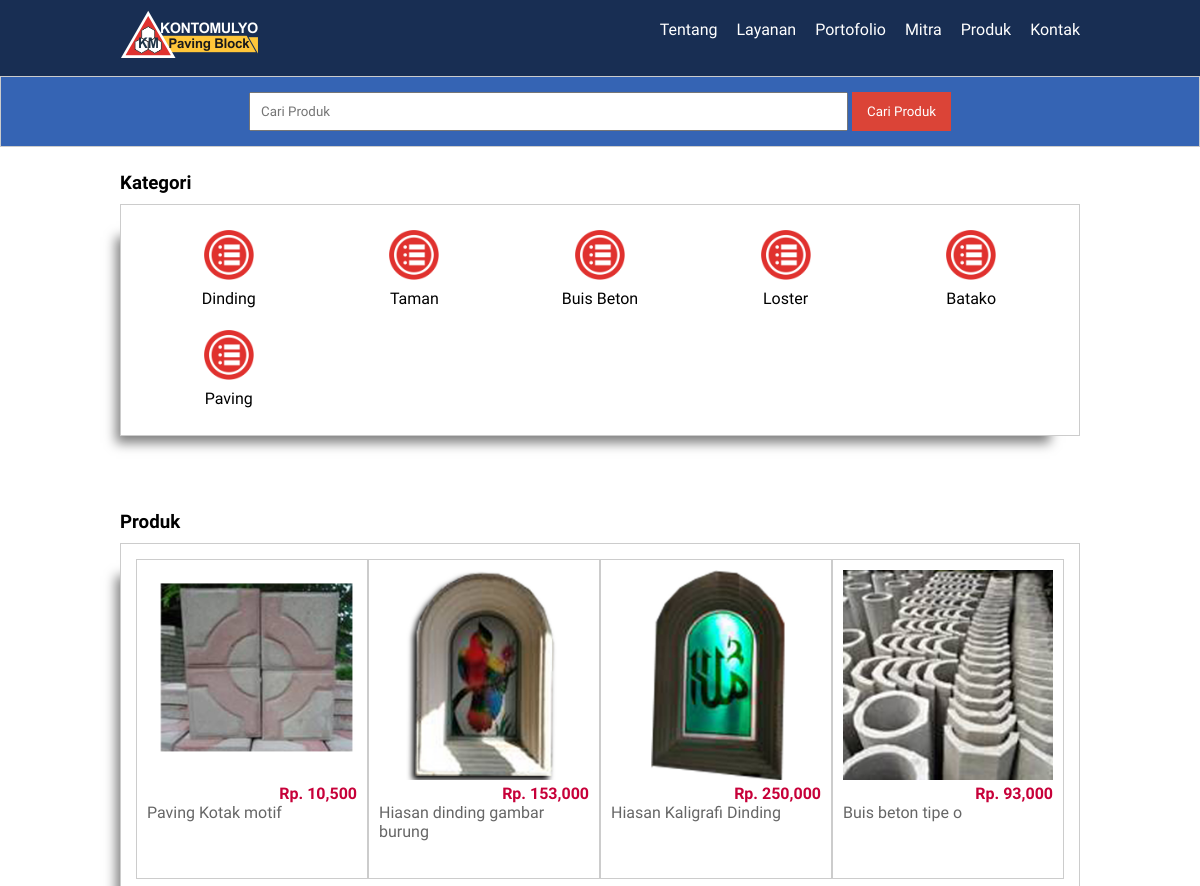
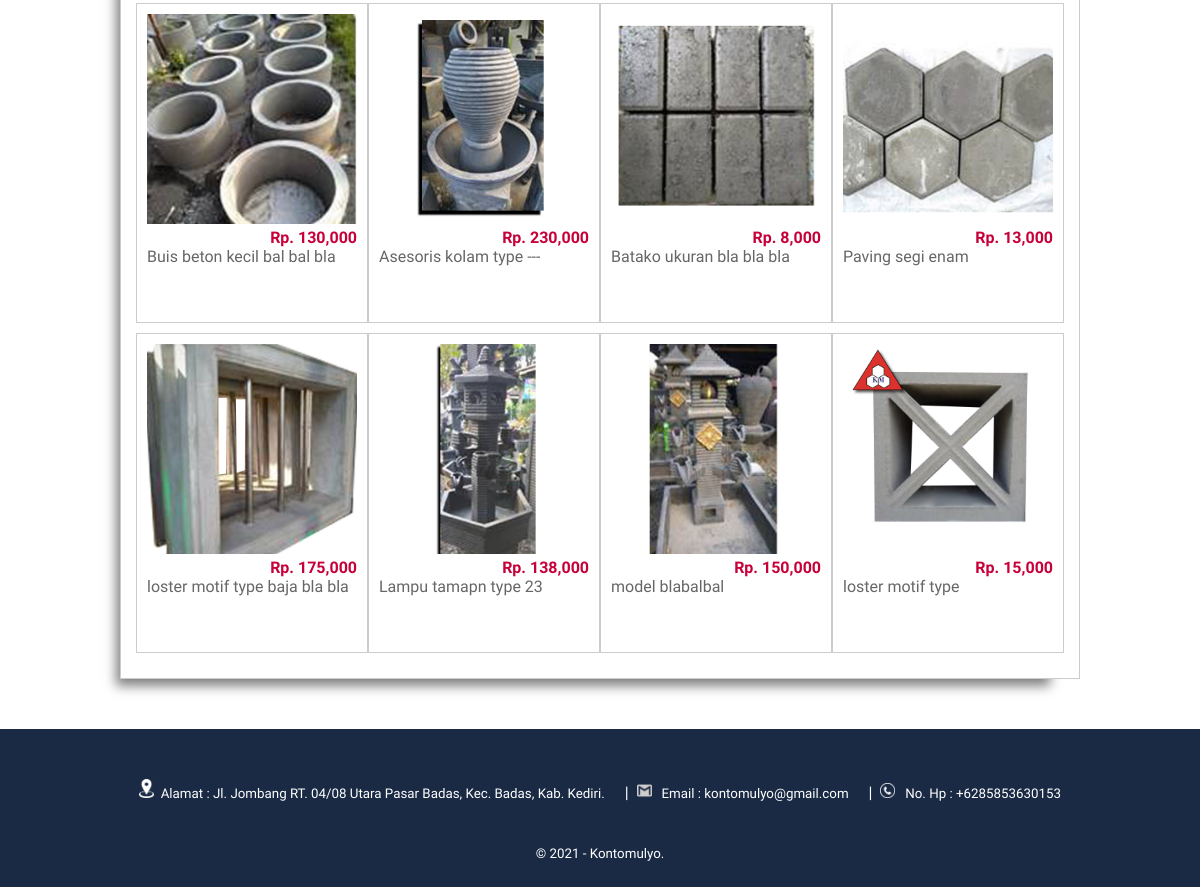
/produk.php, run on the app's committed database (2 pictures, top to bottom).
### tables this page shows
CREATE TABLE `tb_category` (
  `category_id` int(11) NOT NULL,
  `category_name` varchar(25) NOT NULL
);

CREATE TABLE `tb_product` (
  `product_id` int(11) NOT NULL,
  `category_id` int(11) NOT NULL,
  `product_name` varchar(100) NOT NULL,
  `product_price` int(11) NOT NULL,
  `product_description` text NOT NULL,
  `product_image` varchar(100) NOT NULL,
  `product_status` tinyint(1) NOT NULL,
  `data_created` timestamp NOT NULL DEFAULT current_timestamp()
);

### produk.php (the view, shortened to what this page needs)
<?php
	include 'db.php';
	$kontak = mysqli_query($conn, "SELECT admin_telp, admin_email, admin_address FROM tb_admin WHERE admin_id = 1");
	$a = mysqli_fetch_object($kontak);
?>
<!DOCTYPE html>
<html>
<head>
	<link rel="stylesheet" type="text/css" href="css/style.css">
</head>
<body>
	<header>
		<div class="container">
		<h1><a href ="index.php"><img src="img/km-logo.png" /></a></h1>
			<ul>
			<li><a href="tentang.php">Tentang</a></li>
				<li><a href="layanan.php">Layanan</a></li>
				<li><a href="portofolio.php">Portofolio</a></li>
				<li><a href="mitra.php">Mitra</a></li>
				<li><a href="produk.php">Produk</a></li>
				<li><a href="kontak.php">Kontak</a></li>
			</ul>
		</div>
	</header>
	<div class="search">
		<div class="container">
			<form action="produk.php">
				<input type="text" name="search" placeholder="Cari Produk" value="<?php echo $_GET['search'] ?>">
				<input type="submit" name="cari" value="Cari Produk">
			</form>
		</div>
	</div>
	<div class="section">
		<div class="container">
			<h3>Kategori</h3>
			<div class="box">
				<?php
					$kategori = mysqli_query($conn, "SELECT * FROM tb_category ORDER BY category_id DESC");
					if(mysqli_num_rows($kategori) > 0){
						while($k = mysqli_fetch_array($kategori)){
				?>
					<a href="produk.php?kat=<?php echo $k['category_id'] ?>">
						<div class="col-5">
							<img src="img/icon-kategori.png" width="50px" style="margin-bottom:5px;">
							<p><?php echo $k['category_name'] ?></p>
						</div>
					</a>
				<?php }}else{ ?>
					<p>Kategori tidak ada</p>
				<?php } ?>
			</div>
		</div>
	</div>
	<div class="section">
		<div class="container">
			<h3>Produk</h3>
			<div class="box">
				<?php
					$produk = mysqli_query($conn, "SELECT * FROM tb_product WHERE product_status = 1 $where ORDER BY product_id DESC");
					if(mysqli_num_rows($produk) > 0){
						while($p = mysqli_fetch_array($produk)){
				?>
					<a href="detail-produk.php?id=<?php echo $p['product_id'] ?>">
						<div class="col-4">
							<img src="produk/<?php echo $p['product_image'] ?>">
							<p class="harga">Rp. <?php echo number_format($p['product_price']) ?></p><br><br>
							<p class="nama"><?php echo substr($p['product_name'], 0, 30) ?></p>
						</div>
					</a>
				<?php }}else{ ?>
					<p>Produk tidak ada</p>
				<?php } ?>
			</div>
		</div>
	</div>
	<div class="footer">
		<div class="container">
		<small><img src="img/lokasi.png" width="15px">&nbsp;&nbsp;Alamat : <?php echo $a->admin_address ?></small>
		 &nbsp;&nbsp;&nbsp;&nbsp;|&nbsp;&nbsp;<small><img src="img/mail.png" width="15px">&nbsp;&nbsp;&nbsp;Email : <?php echo $a->admin_email ?></small>
		 &nbsp;&nbsp;&nbsp;&nbsp;|&nbsp;&nbsp;<small><img src="img/telp.png" width="15px">&nbsp;&nbsp;&nbsp;No. Hp : <?php echo $a->admin_telp ?></small>
<br>
<br>
			<small>&copy; 2021 - Kontomulyo.</small>
		</div>
	</div>
</body>
</html>

### css/style.css (style rules this page uses)
* { padding:0; margin:0; font-family: 'Roboto', sans-serif; font-family: 'Zen Kaku Gothic Antique', sans-serif; }
body { background-color: #ffffff; }
a { color: inherit; text-decoration: none; }
header { background-color: #182e53; color: #fff; position: top; }
header h1 { float: left; padding:10px 0; }
header ul { float: right; }
header ul li { display: inline-block; }
header ul li a { padding:20px 0 20px 15px; display: inline-block; }
.container { width: 80%; margin:0 auto; }
.container:after { content: ''; display: block; clear: both; }
.section { padding:25px 0; }
.box { background-color: #fff; border:1px solid #ccc; padding:15px; box-sizing: border-box; margin:10px 0 25px 0; box-shadow: -17px 20px 11px -13px rgba(0,0,0,0.5); -webkit-box-shadow: -17px 20px 11px -13px rgba(0,0,0,0.5); -moz-box-shadow: -17px 20px 11px -13px rgba(0,0,0,0.5); }
.box:after { content: ''; display: block; clear: both; }
.search { padding:15px 0; background-color: #3564b4; border:1px solid #ccc; text-align: center; }
.search input[type=text] { width: 60%; padding:10px; }
.search input[type=submit] { padding:12px 15px; background-color: #DB4437; color:#fff; border:none; cursor: pointer; }
.col-5 { width:20%; height:100px; text-align: center; float: left; padding:10px; box-sizing: border-box; }
.col-4 { width:25%; height: 320px; border:1px solid #ccc; float: left; padding:10px; box-sizing: border-box; margin-bottom: 10px; }
.col-4 img { width: 100%; }
.col-4 .nama { color: #666; margin-bottom: 5px; }
.col-4 .harga { font-weight: bold; color:#C70039; float: right; }
.footer { padding:25px 0; background-color: #1a2a44; color: #fff; text-align: center; }
.footer small { margin-top: 25px; display: inline-block; }

### data on the page
tb_category: category_name "Dinding"
tb_category: category_name "Taman"
tb_category: category_name "Buis Beton"
tb_category: category_name "Loster"
tb_category: category_name "Batako"
tb_category: category_name "Paving"
tb_product: product_image (picture), product_price "10,500", product_name "Paving Kotak motif"
tb_product: product_image (picture), product_price "153,000", product_name "Hiasan dinding gambar burung"
tb_product: product_image (picture), product_price "250,000", product_name "Hiasan Kaligrafi Dinding"
tb_product: product_image (picture), product_price "93,000", product_name "Buis beton tipe o"
tb_product: product_image (picture), product_price "130,000", product_name "Buis beton kecil bal bal bla"
tb_product: product_image (picture), product_price "230,000", product_name "Asesoris kolam type ---"
tb_product: product_image (picture), product_price "8,000", product_name "Batako ukuran bla bla bla"
tb_product: product_image (picture), product_price "13,000", product_name "Paving segi enam"
tb_product: product_image (picture), product_price "175,000", product_name "loster motif type baja bla bla"
tb_product: product_image (picture), product_price "138,000", product_name "Lampu tamapn type 23"
tb_product: product_image (picture), product_price "150,000", product_name "model blabalbal"
tb_product: product_image (picture), product_price "15,000", product_name "loster motif type"

### other printed values
$a->admin_address "Jl. Jombang RT. 04/08 Utara Pasar Badas, Kec. Badas, Kab. Kediri."
$a->admin_email "kontomulyo@gmail.com"
$a->admin_telp "+6285853630153"
